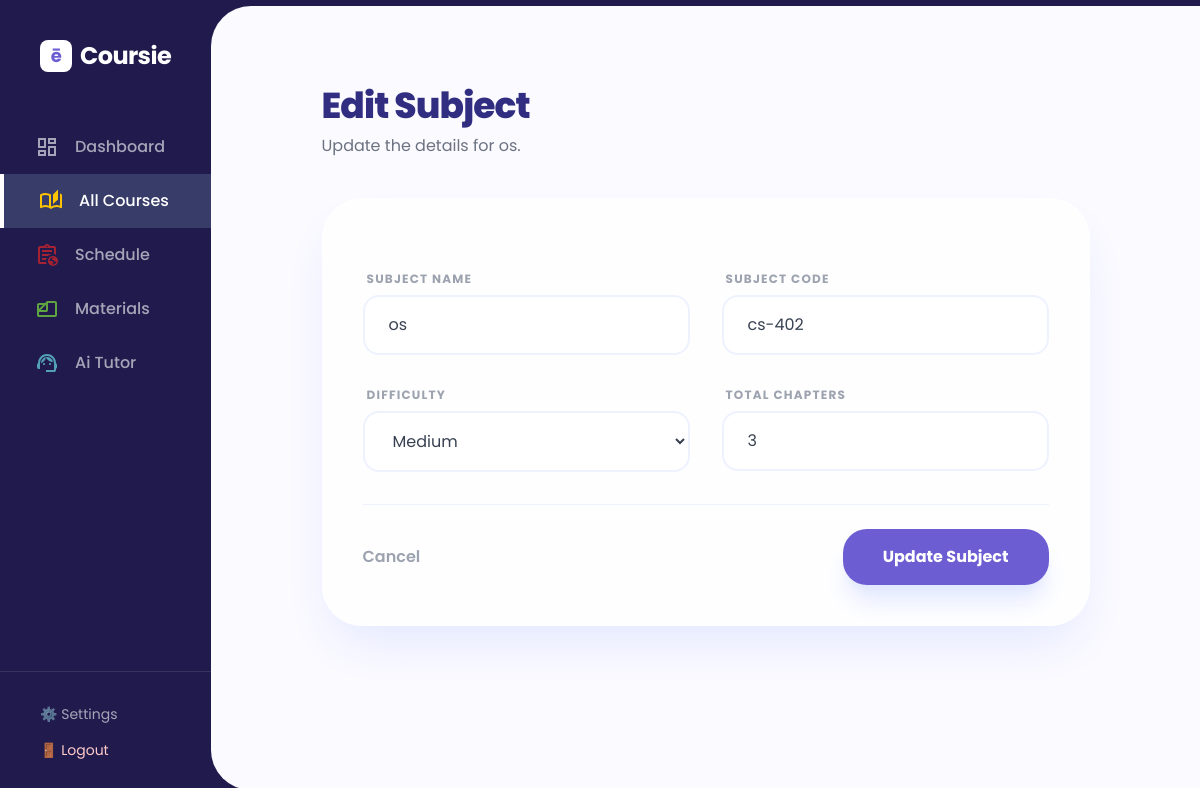
The page /subjects/1/edit/ (signed in) on the database its author committed.
### subjects/models.py (models this page shows, shortened)
class Subject(models.Model):
    DIFFICULTY_CHOICES = [
        (1, 'Easy'),
        (2, 'Medium'),
        (3, 'Hard'),
    ]
    user = models.ForeignKey(settings.AUTH_USER_MODEL, on_delete=models.CASCADE)
    name = models.CharField(max_length=200)
    code = models.CharField(max_length=20)
    difficulty = models.IntegerField(choices=DIFFICULTY_CHOICES)
    created_at = models.DateTimeField(auto_now_add=True)
    @property
    def total_chapters(self):
        return self.chapters.count()

### subjects/views.py (the view, shortened to what this page needs)
# urls.py: path('<int:subject_id>/edit/', edit_subject_view, name='edit_subject'),
@login_required
def edit_subject_view(request, subject_id):
    subject = get_object_or_404(Subject, id=subject_id, user=request.user)
    return render(request, "subjects/edit_subject.html", {"subject": subject})

### templates/subjects/edit_subject.html (shortened to what this page needs)
{% extends 'base.html' %}
{% block content %}
<div class="max-w-3xl mx-auto py-10">
    <div class="mb-10">
        <h1 class="text-4xl font-extrabold text-indigo-900 tracking-tight">Edit Subject</h1>
        <p class="text-gray-500 mt-2">Update the details for {{ subject.name }}.</p>
    </div>
    <div class="bg-white/70 backdrop-blur-xl border border-white/40 rounded-[2.5rem] p-10 shadow-2xl shadow-indigo-100">
        <form method="POST" class="space-y-8">
            <div class="grid grid-cols-1 md:grid-cols-2 gap-8">
                <div class="space-y-2">
                    <label class="block text-xs font-bold text-gray-400 uppercase tracking-widest ml-1">Subject Name</label>
                    <input type="text" name="name" value="{{ subject.name }}" required class="w-full bg-white/80 border-2 border-indigo-50 px-6 py-4 rounded-2xl text-gray-700 outline-none focus:border-[#6C5DD3]">
                </div>
                <div class="space-y-2">
                    <label class="block text-xs font-bold text-gray-400 uppercase tracking-widest ml-1">Subject Code</label>
                    <input type="text" name="code" value="{{ subject.code }}" required class="w-full bg-white/80 border-2 border-indigo-50 px-6 py-4 rounded-2xl text-gray-700 outline-none focus:border-[#6C5DD3]">
                </div>
                <div class="space-y-2">
                    <label class="block text-xs font-bold text-gray-400 uppercase tracking-widest ml-1">Difficulty</label>
                    <select name="difficulty" class="w-full bg-white/80 border-2 border-indigo-50 px-6 py-4 rounded-2xl text-gray-700 outline-none focus:border-[#6C5DD3]">
                        <option value="2" {% if subject.difficulty == 2 %}selected{% endif %}>Medium</option>
                    </select>
                </div>
                <div class="space-y-2">
                    <label class="block text-xs font-bold text-gray-400 uppercase tracking-widest ml-1">Total Chapters</label>
                    <input type="number" name="completed_chapters" value="{{ subject.total_chapters }}" class="w-full bg-white/80 border-2 border-indigo-50 px-6 py-4 rounded-2xl text-gray-700 outline-none focus:border-[#6C5DD3]">
                </div>
            </div>
            <div class="pt-6 border-t border-indigo-50 flex items-center justify-between">
                <a href="{% url 'subjects:subjects_list' %}" class="text-gray-400 font-semibold hover:text-gray-600">Cancel</a>
                <button type="submit" class="bg-[#6C5DD3] text-white px-10 py-4 rounded-[1.5rem] font-bold shadow-xl shadow-indigo-100 hover:bg-[#5b4eb3] transition-all transform hover:-translate-y-1">
                    Update Subject
                </button>
            </div>
        </form>
    </div>
</div>
{% endblock %}

### templates/base.html (style rules this page uses)
body { font-family: 'Poppins', sans-serif; min-height: 100vh; display: flex; align-items: center; justify-content: center; margin: 0; }

### rows shown on the page
Subject: name "os", code "cs-402", difficulty "Medium", completed_chapters "3"
